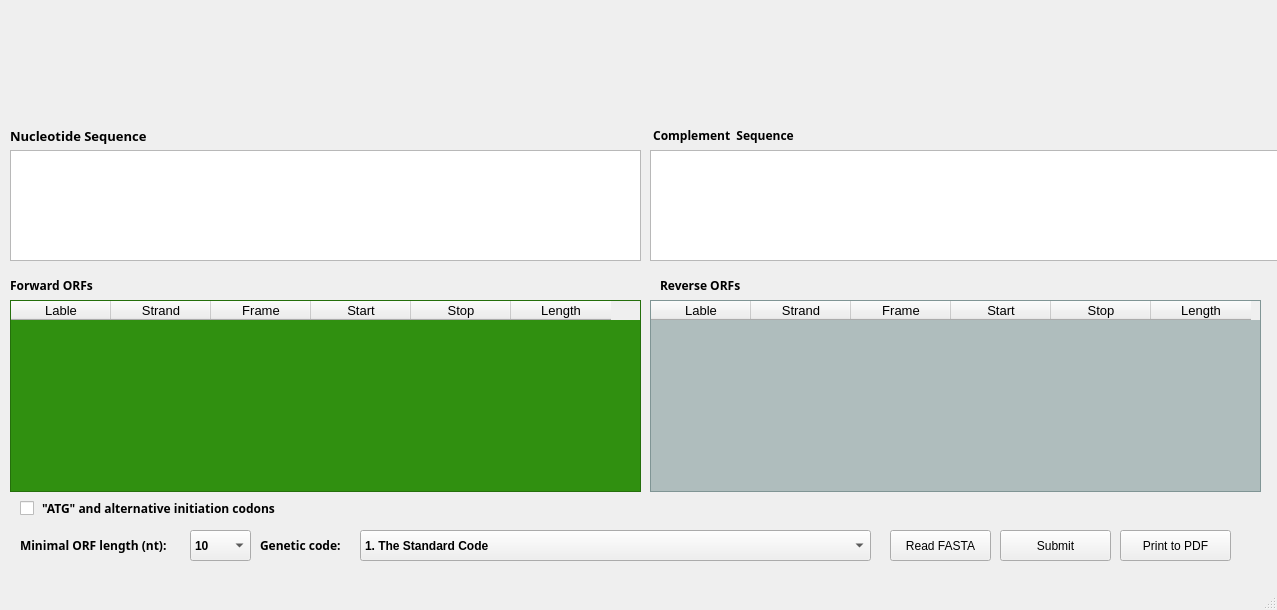
<?xml version="1.0" encoding="UTF-8"?>
<ui version="4.0">
 <class>MainWindow</class>
 <widget class="QMainWindow" name="MainWindow">
  <property name="geometry">
   <rect>
    <x>0</x>
    <y>0</y>
    <width>1277</width>
    <height>610</height>
   </rect>
  </property>
  <property name="font">
   <font>
    <family>Arial</family>
    <pointsize>10</pointsize>
    <weight>50</weight>
    <bold>false</bold>
   </font>
  </property>
  <property name="windowTitle">
   <string>Almespar ORF Finder</string>
  </property>
  <widget class="QWidget" name="centralwidget">
   <widget class="QPushButton" name="pushButton">
    <property name="geometry">
     <rect>
      <x>1000</x>
      <y>530</y>
      <width>111</width>
      <height>31</height>
     </rect>
    </property>
    <property name="font">
     <font>
      <family>Arial</family>
      <pointsize>9</pointsize>
      <weight>50</weight>
      <bold>false</bold>
     </font>
    </property>
    <property name="text">
     <string>Submit</string>
    </property>
   </widget>
   <widget class="QTextBrowser" name="textBrowser">
    <property name="geometry">
     <rect>
      <x>10</x>
      <y>150</y>
      <width>631</width>
      <height>111</height>
     </rect>
    </property>
    <property name="font">
     <font>
      <family>Arial Black</family>
      <pointsize>10</pointsize>
      <weight>75</weight>
      <bold>true</bold>
     </font>
    </property>
    <property name="html">
     <string>&lt;!DOCTYPE HTML PUBLIC &quot;-//W3C//DTD HTML 4.0//EN&quot; &quot;http://www.w3.org/TR/REC-html40/strict.dtd&quot;&gt;
&lt;html&gt;&lt;head&gt;&lt;meta name=&quot;qrichtext&quot; content=&quot;1&quot; /&gt;&lt;style type=&quot;text/css&quot;&gt;
p, li { white-space: pre-wrap; }
&lt;/style&gt;&lt;/head&gt;&lt;body style=&quot; font-family:'Arial Black','Arial'; font-size:10pt; font-weight:600; font-style:normal;&quot;&gt;
&lt;p style=&quot;-qt-paragraph-type:empty; margin-top:0px; margin-bottom:0px; margin-left:0px; margin-right:0px; -qt-block-indent:0; text-indent:0px; font-family:'Arial Black','Arial Black'; font-size:14pt;&quot;&gt;&lt;br /&gt;&lt;/p&gt;&lt;/body&gt;&lt;/html&gt;</string>
    </property>
   </widget>
   <widget class="QTableWidget" name="tableWidget">
    <property name="geometry">
     <rect>
      <x>10</x>
      <y>300</y>
      <width>631</width>
      <height>192</height>
     </rect>
    </property>
    <property name="styleSheet">
     <string notr="true">QTableWidget{
background-color: #309010; 
alternate-background-color: #402030;
selection-background-color:#282828;
 }</string>
    </property>
    <column>
     <property name="text">
      <string>Lable</string>
     </property>
    </column>
    <column>
     <property name="text">
      <string>Strand</string>
     </property>
    </column>
    <column>
     <property name="text">
      <string>Frame</string>
     </property>
    </column>
    <column>
     <property name="text">
      <string>Start</string>
     </property>
    </column>
    <column>
     <property name="text">
      <string>Stop</string>
     </property>
    </column>
    <column>
     <property name="text">
      <string>Length</string>
     </property>
    </column>
   </widget>
   <widget class="QTextBrowser" name="textBrowser_2">
    <property name="geometry">
     <rect>
      <x>650</x>
      <y>150</y>
      <width>631</width>
      <height>111</height>
     </rect>
    </property>
    <property name="font">
     <font>
      <family>Arial Black</family>
      <pointsize>10</pointsize>
      <weight>75</weight>
      <bold>true</bold>
     </font>
    </property>
    <property name="html">
     <string>&lt;!DOCTYPE HTML PUBLIC &quot;-//W3C//DTD HTML 4.0//EN&quot; &quot;http://www.w3.org/TR/REC-html40/strict.dtd&quot;&gt;
&lt;html&gt;&lt;head&gt;&lt;meta name=&quot;qrichtext&quot; content=&quot;1&quot; /&gt;&lt;style type=&quot;text/css&quot;&gt;
p, li { white-space: pre-wrap; }
&lt;/style&gt;&lt;/head&gt;&lt;body style=&quot; font-family:'Arial Black','Arial'; font-size:10pt; font-weight:600; font-style:normal;&quot;&gt;
&lt;p style=&quot;-qt-paragraph-type:empty; margin-top:0px; margin-bottom:0px; margin-left:0px; margin-right:0px; -qt-block-indent:0; text-indent:0px; font-family:'Arial Black'; font-size:14pt;&quot;&gt;&lt;br /&gt;&lt;/p&gt;&lt;/body&gt;&lt;/html&gt;</string>
    </property>
   </widget>
   <widget class="QTableWidget" name="tableWidget_2">
    <property name="geometry">
     <rect>
      <x>650</x>
      <y>300</y>
      <width>611</width>
      <height>192</height>
     </rect>
    </property>
    <property name="styleSheet">
     <string notr="true">QTableWidget{
background-color: #51255251; 
alternate-background-color: #606060;
selection-background-color:#282828;
 }</string>
    </property>
    <column>
     <property name="text">
      <string>Lable</string>
     </property>
     <property name="textAlignment">
      <set>AlignCenter</set>
     </property>
    </column>
    <column>
     <property name="text">
      <string>Strand</string>
     </property>
    </column>
    <column>
     <property name="text">
      <string>Frame</string>
     </property>
    </column>
    <column>
     <property name="text">
      <string>Start</string>
     </property>
    </column>
    <column>
     <property name="text">
      <string>Stop</string>
     </property>
    </column>
    <column>
     <property name="text">
      <string>Length</string>
     </property>
    </column>
   </widget>
   <widget class="QLabel" name="label">
    <property name="geometry">
     <rect>
      <x>650</x>
      <y>120</y>
      <width>231</width>
      <height>31</height>
     </rect>
    </property>
    <property name="font">
     <font>
      <family>Arial Black</family>
      <pointsize>9</pointsize>
      <weight>75</weight>
      <bold>true</bold>
     </font>
    </property>
    <property name="text">
     <string> Complement  Sequence</string>
    </property>
   </widget>
   <widget class="QLabel" name="label_2">
    <property name="geometry">
     <rect>
      <x>10</x>
      <y>120</y>
      <width>231</width>
      <height>31</height>
     </rect>
    </property>
    <property name="font">
     <font>
      <family>Arial Black</family>
      <pointsize>10</pointsize>
      <weight>75</weight>
      <bold>true</bold>
     </font>
    </property>
    <property name="text">
     <string>Nucleotide Sequence</string>
    </property>
   </widget>
   <widget class="QLabel" name="label_3">
    <property name="geometry">
     <rect>
      <x>20</x>
      <y>530</y>
      <width>221</width>
      <height>31</height>
     </rect>
    </property>
    <property name="font">
     <font>
      <family>Arial Black</family>
      <pointsize>9</pointsize>
      <weight>75</weight>
      <bold>true</bold>
     </font>
    </property>
    <property name="text">
     <string>Minimal ORF length (nt):</string>
    </property>
   </widget>
   <widget class="QComboBox" name="comboBox">
    <property name="geometry">
     <rect>
      <x>190</x>
      <y>530</y>
      <width>61</width>
      <height>31</height>
     </rect>
    </property>
    <property name="font">
     <font>
      <family>Arial</family>
      <pointsize>9</pointsize>
      <weight>75</weight>
      <bold>true</bold>
     </font>
    </property>
    <item>
     <property name="text">
      <string>10</string>
     </property>
    </item>
    <item>
     <property name="text">
      <string>20</string>
     </property>
    </item>
    <item>
     <property name="text">
      <string>30</string>
     </property>
    </item>
    <item>
     <property name="text">
      <string>75</string>
     </property>
    </item>
    <item>
     <property name="text">
      <string>150</string>
     </property>
    </item>
    <item>
     <property name="text">
      <string>300</string>
     </property>
    </item>
    <item>
     <property name="text">
      <string>600</string>
     </property>
    </item>
   </widget>
   <widget class="QLabel" name="label_4">
    <property name="geometry">
     <rect>
      <x>260</x>
      <y>530</y>
      <width>221</width>
      <height>31</height>
     </rect>
    </property>
    <property name="font">
     <font>
      <family>Arial Black</family>
      <pointsize>9</pointsize>
      <weight>75</weight>
      <bold>true</bold>
     </font>
    </property>
    <property name="text">
     <string>Genetic code:</string>
    </property>
   </widget>
   <widget class="QComboBox" name="comboBox_2">
    <property name="geometry">
     <rect>
      <x>360</x>
      <y>530</y>
      <width>511</width>
      <height>31</height>
     </rect>
    </property>
    <property name="font">
     <font>
      <family>Arial</family>
      <pointsize>9</pointsize>
      <weight>75</weight>
      <bold>true</bold>
     </font>
    </property>
    <item>
     <property name="text">
      <string>1. The Standard Code</string>
     </property>
    </item>
    <item>
     <property name="text">
      <string>2. The Vertebrate Mitochondrial Code</string>
     </property>
    </item>
    <item>
     <property name="text">
      <string>3. The Yeast Mitochondrial Code</string>
     </property>
    </item>
    <item>
     <property name="text">
      <string>4. The Mold, Protozoan, and Coelenterate Mitochondrial Code and the Mycoplasma/Spiroplasma Code</string>
     </property>
    </item>
    <item>
     <property name="text">
      <string>5. The Invertebrate Mitochondrial Code</string>
     </property>
    </item>
    <item>
     <property name="text">
      <string>6. The Ciliate, Dasycladacean and Hexamita Nuclear Code</string>
     </property>
    </item>
    <item>
     <property name="text">
      <string>9. The Echinoderm and Flatworm Mitochondrial Code</string>
     </property>
    </item>
    <item>
     <property name="text">
      <string>10. The Euplotid Nuclear Code</string>
     </property>
    </item>
    <item>
     <property name="text">
      <string>11. The Bacterial, Archaeal and Plant Plastid Code</string>
     </property>
    </item>
    <item>
     <property name="text">
      <string>12. The Alternative Yeast Nuclear Code</string>
     </property>
    </item>
    <item>
     <property name="text">
      <string>13. The Ascidian Mitochondrial Code</string>
     </property>
    </item>
    <item>
     <property name="text">
      <string>14. The Alternative Flatworm Mitochondrial Code</string>
     </property>
    </item>
    <item>
     <property name="text">
      <string>15.Blepharisma Nuclear</string>
     </property>
    </item>
    <item>
     <property name="text">
      <string>16. Chlorophycean Mitochondrial Code</string>
     </property>
    </item>
    <item>
     <property name="text">
      <string>21. Trematode Mitochondrial Code</string>
     </property>
    </item>
    <item>
     <property name="text">
      <string>22. Scenedesmus obliquus Mitochondrial Code</string>
     </property>
    </item>
    <item>
     <property name="text">
      <string>23. Thraustochytrium Mitochondrial Code</string>
     </property>
    </item>
    <item>
     <property name="text">
      <string>24. Rhabdopleuridae Mitochondrial Code</string>
     </property>
    </item>
    <item>
     <property name="text">
      <string>25. Candidate Division SR1 and Gracilibacteria Code</string>
     </property>
    </item>
    <item>
     <property name="text">
      <string>26. Pachysolen tannophilus Nuclear Code</string>
     </property>
    </item>
    <item>
     <property name="text">
      <string>27. Karyorelict Nuclear Code</string>
     </property>
    </item>
    <item>
     <property name="text">
      <string>28. Condylostoma Nuclear Code</string>
     </property>
    </item>
    <item>
     <property name="text">
      <string>29. Mesodinium Nuclear Code</string>
     </property>
    </item>
    <item>
     <property name="text">
      <string>30. Peritrich Nuclear Code</string>
     </property>
    </item>
    <item>
     <property name="text">
      <string>31. Blastocrithidia Nuclear Code</string>
     </property>
    </item>
    <item>
     <property name="text">
      <string>33. Cephalodiscidae Mitochondrial UAA-Tyr Code</string>
     </property>
    </item>
   </widget>
   <widget class="QLabel" name="label_5">
    <property name="geometry">
     <rect>
      <x>10</x>
      <y>270</y>
      <width>231</width>
      <height>31</height>
     </rect>
    </property>
    <property name="font">
     <font>
      <family>Arial Black</family>
      <pointsize>9</pointsize>
      <weight>75</weight>
      <bold>true</bold>
     </font>
    </property>
    <property name="text">
     <string>Forward ORFs</string>
    </property>
   </widget>
   <widget class="QLabel" name="label_6">
    <property name="geometry">
     <rect>
      <x>660</x>
      <y>270</y>
      <width>231</width>
      <height>31</height>
     </rect>
    </property>
    <property name="font">
     <font>
      <family>Arial Black</family>
      <pointsize>9</pointsize>
      <weight>75</weight>
      <bold>true</bold>
     </font>
    </property>
    <property name="text">
     <string>Reverse ORFs</string>
    </property>
   </widget>
   <widget class="QPushButton" name="pushButton_2">
    <property name="geometry">
     <rect>
      <x>890</x>
      <y>530</y>
      <width>101</width>
      <height>31</height>
     </rect>
    </property>
    <property name="font">
     <font>
      <family>Arial</family>
      <pointsize>9</pointsize>
      <weight>50</weight>
      <bold>false</bold>
     </font>
    </property>
    <property name="text">
     <string>Read FASTA</string>
    </property>
   </widget>
   <widget class="QCheckBox" name="checkBox">
    <property name="geometry">
     <rect>
      <x>20</x>
      <y>500</y>
      <width>381</width>
      <height>17</height>
     </rect>
    </property>
    <property name="font">
     <font>
      <family>Arial Black</family>
      <pointsize>9</pointsize>
      <weight>75</weight>
      <bold>true</bold>
     </font>
    </property>
    <property name="text">
     <string> &quot;ATG&quot; and alternative initiation codons</string>
    </property>
   </widget>
   <widget class="QLabel" name="label_7">
    <property name="geometry">
     <rect>
      <x>10</x>
      <y>10</y>
      <width>101</width>
      <height>101</height>
     </rect>
    </property>
    <property name="text">
     <string/>
    </property>
    <property name="pixmap">
     <pixmap resource="mycrs.qrc">:/69756494_2446786435377785_4710438350333411328_n.jpg</pixmap>
    </property>
    <property name="scaledContents">
     <bool>true</bool>
    </property>
   </widget>
   <widget class="QLabel" name="label_8">
    <property name="geometry">
     <rect>
      <x>120</x>
      <y>10</y>
      <width>1141</width>
      <height>101</height>
     </rect>
    </property>
    <property name="text">
     <string/>
    </property>
    <property name="pixmap">
     <pixmap resource="mycrs.qrc">:/2022-01-15_18-25-28.png</pixmap>
    </property>
    <property name="scaledContents">
     <bool>true</bool>
    </property>
   </widget>
   <widget class="QPushButton" name="pushButton_3">
    <property name="geometry">
     <rect>
      <x>1120</x>
      <y>530</y>
      <width>111</width>
      <height>31</height>
     </rect>
    </property>
    <property name="font">
     <font>
      <family>Arial</family>
      <pointsize>9</pointsize>
      <weight>50</weight>
      <bold>false</bold>
     </font>
    </property>
    <property name="text">
     <string>Print to PDF</string>
    </property>
   </widget>
  </widget>
  <widget class="QMenuBar" name="menubar">
   <property name="geometry">
    <rect>
     <x>0</x>
     <y>0</y>
     <width>1277</width>
     <height>22</height>
    </rect>
   </property>
  </widget>
  <widget class="QStatusBar" name="statusbar"/>
 </widget>
 <resources>
  <include location="mycrs.qrc"/>
 </resources>
 <connections/>
</ui>
